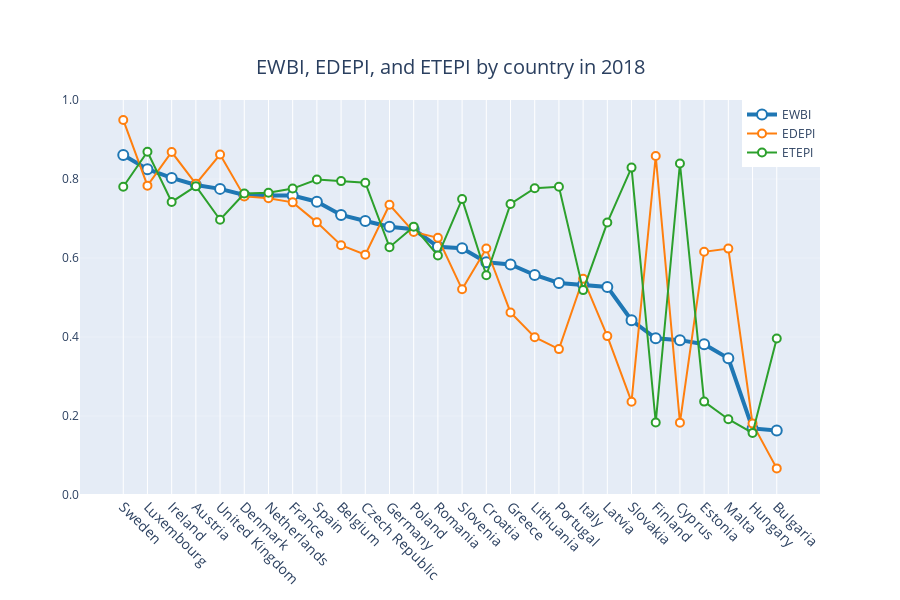

Write notebook code for a chart like this one.
### Code cell
fig = go.Figure()

fig.add_trace(
    go.Scatter(
        x=df['Country'],
        y=df['EWBI'],
        name='EWBI',
        mode='lines+markers',
        line=dict(width=4, color='#1f77b4'),
        marker=dict(
            size=10,
            color='white',
            line=dict(color='#1f77b4', width=2)
        ),
        hovertemplate='%{y:.3f}'
    )
)

fig.add_trace(
    go.Scatter(
        x=df['Country'],
        y=df['EDEPI'],
        name='EDEPI',
        mode='lines+markers',
        line=dict(color='#ff7f0e'),
        marker=dict(
            size=8,
            color='white',
            line=dict(color='#ff7f0e', width=2)
        ),
        hovertemplate='%{y:.3f}'
    )
)

fig.add_trace(
    go.Scatter(
        x=df['Country'],
        y=df['ETEPI'],
        name='ETEPI',
        mode='lines+markers',
        line=dict(color='#2ca02c'),
        marker=dict(
            size=8,
            color='white',
            line=dict(color='#2ca02c', width=2)
        ),
        hovertemplate='%{y:.3f}'
    )
)

fig.update_layout(
    title=dict(
        text='EWBI, EDEPI, and ETEPI by country in 2018',
        y=0.9,
        x=0.5,
        xanchor='center',
        yanchor='top',
        font=dict(size=20)
    ),
    xaxis=dict(
        tickangle=45,
        tickfont=dict(size=14)),
    yaxis=dict(
        range=[0, 1],
        tickformat='.1f',
        gridwidth=0.2,
    ),
    hovermode='closest',
    showlegend=True,
    legend=dict(
        x=1,
        y=1,
        xanchor='right',
        yanchor='top'
    ),
)

fig.update_layout(height=600)
fig.update_layout(hovermode='x unified')
fig.show()

fig.write_html('ewbi_subindices.html', include_plotlyjs=True, full_html=True)

### Figure 1 — Plotly figure (JSON) as saved in the notebook; plotly's stock layout.template omitted (floating-point values rounded to 4 significant figures)
{"data": [{"hovertemplate": "%{y:.3f}", "line": {"color": "#1f77b4", "width": 4}, "marker": {"color": "white", "line": {"color": "#1f77b4", "width": 2}, "size": 10}, "mode": "lines+markers", "name": "EWBI", "type": "scatter", "x": ["Sweden", "Luxembourg", "Ireland", "Austria", "United Kingdom", "Denmark", "Netherlands", "France", "Spain", "Belgium", "Czech Republic", "Germany", "Poland", "Romania", "Slovenia", "Croatia", "Greece", "Lithuania", "Portugal", "Italy", "Latvia", "Slovakia", "Finland", "Cyprus", "Estonia", "Malta", "Hungary", "Bulgaria"], "y": [0.8609, 0.825, 0.8026, 0.7848, 0.775, 0.7596, 0.7583, 0.7581, 0.7425, 0.7089, 0.6936, 0.679, 0.6727, 0.6282, 0.6245, 0.5892, 0.5835, 0.5569, 0.5369, 0.5329, 0.5267, 0.4424, 0.3969, 0.392, 0.3816, 0.3459, 0.1686, 0.1634]}, {"hovertemplate": "%{y:.3f}", "line": {"color": "#ff7f0e"}, "marker": {"color": "white", "line": {"color": "#ff7f0e", "width": 2}, "size": 8}, "mode": "lines+markers", "name": "EDEPI", "type": "scatter", "x": ["Sweden", "Luxembourg", "Ireland", "Austria", "United Kingdom", "Denmark", "Netherlands", "France", "Spain", "Belgium", "Czech Republic", "Germany", "Poland", "Romania", "Slovenia", "Croatia", "Greece", "Lithuania", "Portugal", "Italy", "Latvia", "Slovakia", "Finland", "Cyprus", "Estonia", "Malta", "Hungary", "Bulgaria"], "y": [0.9495, 0.7831, 0.8683, 0.7877, 0.8618, 0.7559, 0.7515, 0.7408, 0.6902, 0.6324, 0.6085, 0.7348, 0.666, 0.651, 0.5207, 0.624, 0.4622, 0.3995, 0.3694, 0.5476, 0.4023, 0.2362, 0.8582, 0.1831, 0.6158, 0.6238, 0.1807, 0.06738]}, {"hovertemplate": "%{y:.3f}", "line": {"color": "#2ca02c"}, "marker": {"color": "white", "line": {"color": "#2ca02c", "width": 2}, "size": 8}, "mode": "lines+markers", "name": "ETEPI", "type": "scatter", "x": ["Sweden", "Luxembourg", "Ireland", "Austria", "United Kingdom", "Denmark", "Netherlands", "France", "Spain", "Belgium", "Czech Republic", "Germany", "Poland", "Romania", "Slovenia", "Croatia", "Greece", "Lithuania", "Portugal", "Italy", "Latvia", "Slovakia", "Finland", "Cyprus", "Estonia", "Malta", "Hungary", "Bulgaria"], "y": [0.7805, 0.869, 0.7419, 0.7819, 0.6969, 0.7633, 0.7652, 0.7758, 0.7987, 0.7946, 0.7906, 0.6274, 0.6794, 0.6062, 0.7491, 0.5563, 0.7367, 0.7765, 0.7803, 0.5187, 0.6897, 0.8288, 0.1835, 0.8392, 0.2364, 0.1919, 0.1572, 0.3963]}], "layout": {"height": 600, "hovermode": "x unified", "legend": {"x": 1, "xanchor": "right", "y": 1, "yanchor": "top"}, "showlegend": true, "title": {"font": {"size": 20}, "text": "EWBI, EDEPI, and ETEPI by country in 2018", "x": 0.5, "xanchor": "center", "y": 0.9, "yanchor": "top"}, "xaxis": {"tickangle": 45, "tickfont": {"size": 14}}, "yaxis": {"gridwidth": 0.2, "range": [0, 1], "tickformat": ".1f"}}}
